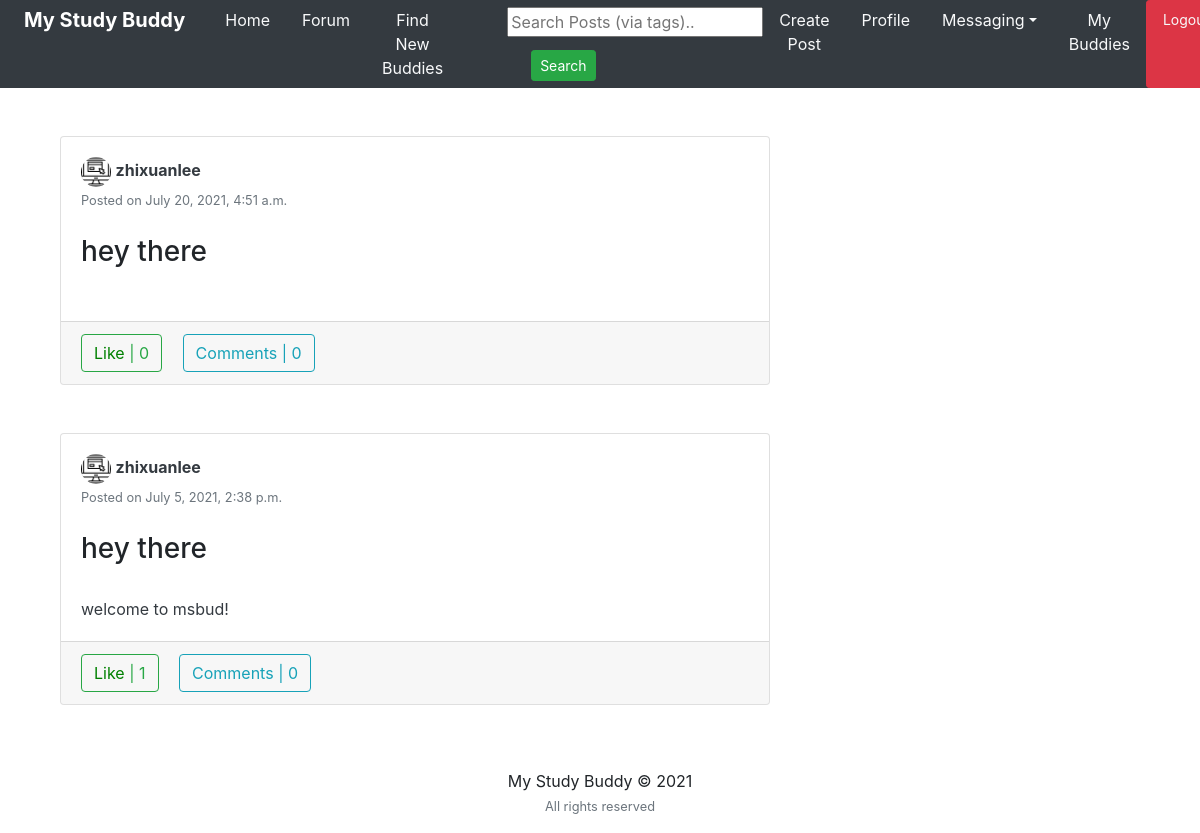
Page /user_posts/zhixuanlee (signed in) on the committed database.
### feed/models.py (models this page shows, shortened)
class Post(models.Model):
	title = models.CharField(max_length=150, blank=True)
	body = models.TextField(blank=True)
	picture = models.ImageField(upload_to='path/to/img', default=None)
	date_posted = models.DateTimeField(default=timezone.now)
	user_name = models.ForeignKey(User, related_name='updated_by', on_delete=models.CASCADE)
	tags = models.CharField(max_length=100, blank=True)

### users/models.py (models this page shows, shortened)
class Profile(models.Model):
	user = models.OneToOneField(User, on_delete=models.CASCADE)
	image = models.ImageField(default='default.png', upload_to='profile_pics')
	slug = AutoSlugField(populate_from='user')
	bio = models.CharField(max_length=255, blank=True)
	friends = models.ManyToManyField("Profile", blank=True)
	def get_absolute_url(self):
		return "/users/{}".format(self.slug)

### feed/views.py (the view)
# urls.py: path('user_posts/<str:username>', UserPostListView.as_view(), name='user-posts'),
class UserPostListView(LoginRequiredMixin, ListView):
	model = Post
	template_name = 'feed/user_posts.html'
	context_object_name = 'posts'
	paginate_by = 10
	def get_context_data(self, **kwargs):
		context = super(UserPostListView, self).get_context_data(**kwargs)
		user = get_object_or_404(User, username=self.kwargs.get('username'))
		liked = [i for i in Post.objects.filter(user_name=user) if Like.objects.filter(user = self.request.user, post=i)]
		context['liked_post'] = liked
		return context
	def get_queryset(self):
		user = get_object_or_404(User, username=self.kwargs.get('username'))
		return Post.objects.filter(user_name=user).order_by('-date_posted')

### feed/templates/feed/user_posts.html (shortened to what this page needs)
{% extends "feed/layout.html" %} {% load static %}
{% block searchform %}
<form
  class="form-inline my-2 my-lg-0 ml-5"
  action="{% url 'search_posts' %}"
  method="get"
>
  <input name="p" type="text" placeholder="Search Posts (via tags).." />
  <button class="btn btn-success btn-sm my-2 my-sm-0 ml-4" type="submit">
    Search
  </button>
</form>
{% endblock searchform %} {% block content %}
<div class="container">
  <div class="row">
    <div class="col-md-8">
      {% for post in posts %}
      <div class="card card-signin my-5">
        <div class="card-body">
          <a href="{{ post.user_name.profile.get_absolute_url }}"
            ><img
              src="{{ post.user_name.profile.image.url }}"
              class="rounded-circle"
              width="30"
              height="30"
              alt=""
          /></a>
          <a
            class="text-dark"
            href="{{ post.user_name.profile.get_absolute_url }}"
            ><b>{{ post.user_name }}</b></a
          >
          <br /><small class="text-muted"
            >Posted on {{ post.date_posted }}</small
          >
          <br /><br />
          <h3>{{ post.title }}</h3>
          <br />
          <p class="card-text text-dark">{{ post.body }}</p>
        </div>
        <div class="card-footer">
          <button class="btn btn-outline-success mr-3 like" id="{{ post.id }}">
            {% if post in liked_post %}
            <a
              href="{% url 'post-like' %}"
              style="color: red"
              id="likebtn{{ post.id }}"
            >
              Unlike</a
            >
            | {{post.likes.count}} {% else %}
            <a
              href="{% url 'post-like' %}"
              style="color: green"
              id="likebtn{{ post.id }}"
            >
              Like</a
            >
            | {{post.likes.count}} {% endif %}
          </button>
          <a class="btn btn-outline-info" href="{% url 'post-detail' post.id %}"
            >Comments | {{ post.details.count }}</a
          >
        </div>
      </div>
      {% endfor %}
    </div>
  </div>
</div>
{% endblock content %}

### rows in the picture
Post: user_name.profile.image (picture), user_name "zhixuanlee", date_posted "July 20, 2021, 4:51 a.m.", title "hey there", likes.count "0", details.count "0"
Post: user_name.profile.image (picture), user_name "zhixuanlee", date_posted "July 5, 2021, 2:38 p.m.", title "hey there", body "welcome to msbud!", likes.count "1", details.count "0"
